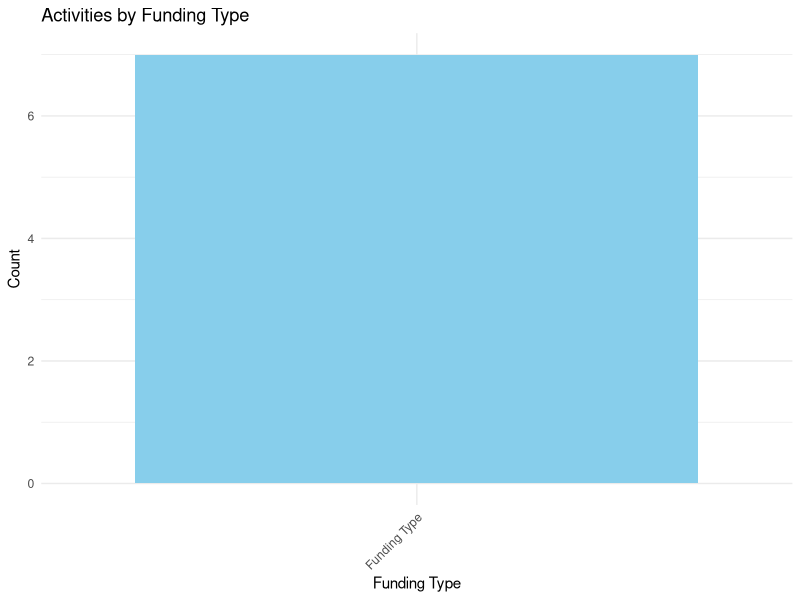
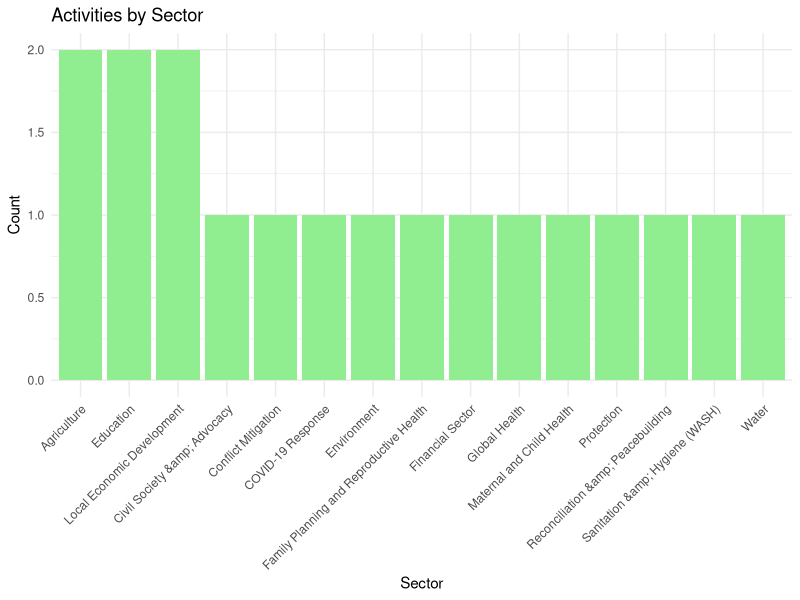
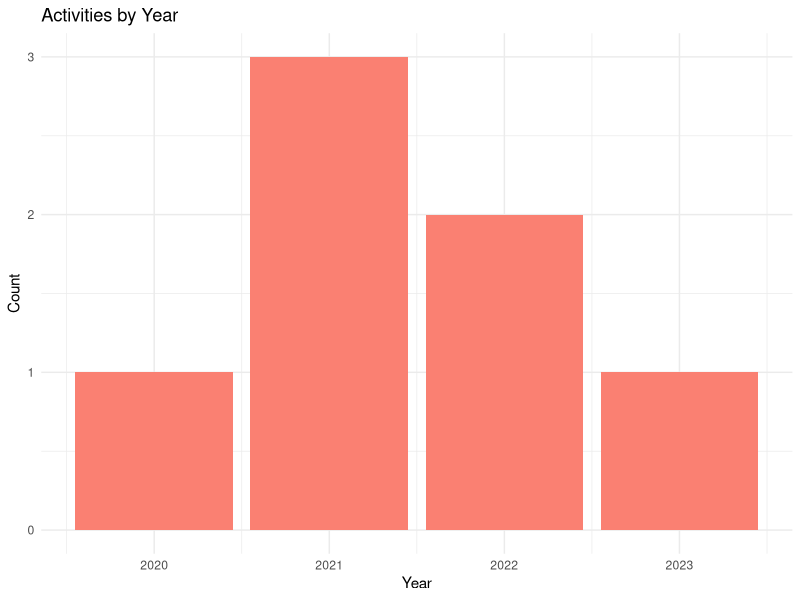
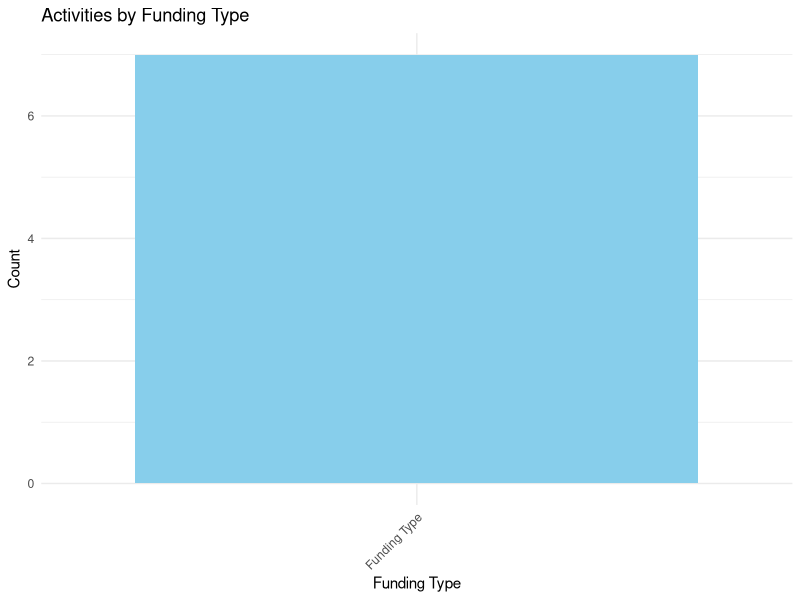
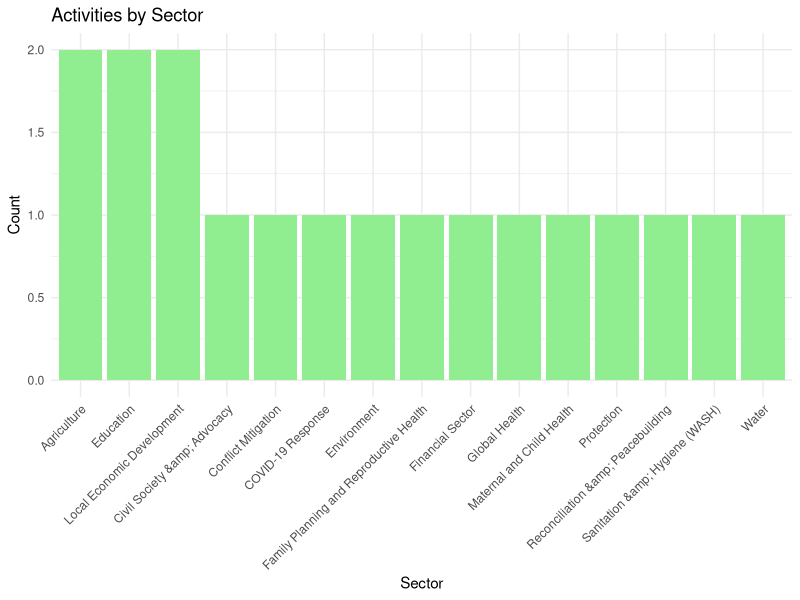
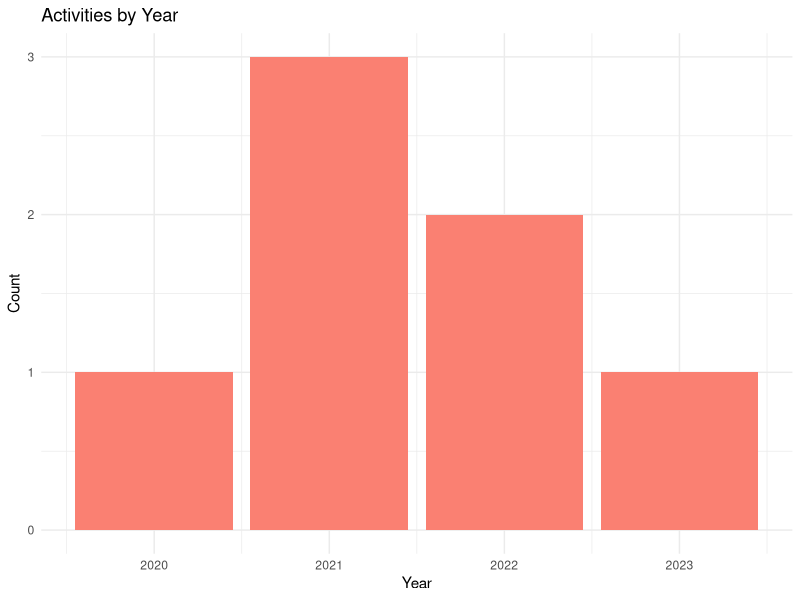

Source code (R) for these figures, in order:
# Load necessary libraries
library(tidyverse)
library(lubridate)

# Read the data
data <- read.csv("member_data_uga.csv", stringsAsFactors = FALSE)

# Clean up the data
data <- data %>%
  filter(Title != "#activity+title") %>%
  mutate(Date = ymd(Date),
         Year = year(Date))

# Summary statistics
summary_stats <- summary(data)

# Activities by funding type
funding_type_count <- data %>%
  count('Funding Type') %>%
  arrange(desc(n))

# Activities by sector
sector_count <- data %>%
  separate_rows(Sectors, sep = ", ") %>%
  count(Sectors) %>%
  arrange(desc(n))

# Activities by year
year_count <- data %>%
  count(Year) %>%
  arrange(desc(n))

# Visualizations
# 1. Activities by funding type
ggplot(funding_type_count, aes(x = reorder('Funding Type', -n), y = n)) +
  geom_bar(stat = "identity", fill = "skyblue") +
  theme_minimal() +
  labs(title = "Activities by Funding Type",
       x = "Funding Type",
       y = "Count") +
  theme(axis.text.x = element_text(angle = 45, hjust = 1))

ggsave("activities_by_funding_type.png", width = 8, height = 6)

# 2. Activities by sector
ggplot(sector_count, aes(x = reorder(Sectors, -n), y = n)) +
  geom_bar(stat = "identity", fill = "lightgreen") +
  theme_minimal() +
  labs(title = "Activities by Sector",
       x = "Sector",
       y = "Count") +
  theme(axis.text.x = element_text(angle = 45, hjust = 1))

ggsave("activities_by_sector.png", width = 10, height = 6)

# 3. Activities by year
ggplot(year_count, aes(x = Year, y = n)) +
  geom_bar(stat = "identity", fill = "salmon") +
  theme_minimal() +
  labs(title = "Activities by Year",
       x = "Year",
       y = "Count")

ggsave("activities_by_year.png", width = 8, height = 6)

# Save summary statistics and insights
sink("summary_statistics_and_insights.txt")
cat("Summary Statistics:\n")
print(summary_stats)
cat("\n\nActivities by Funding Type:\n")
print(funding_type_count)
cat("\n\nActivities by Sector:\n")
print(sector_count)
cat("\n\nActivities by Year:\n")
print(year_count)
sink()


